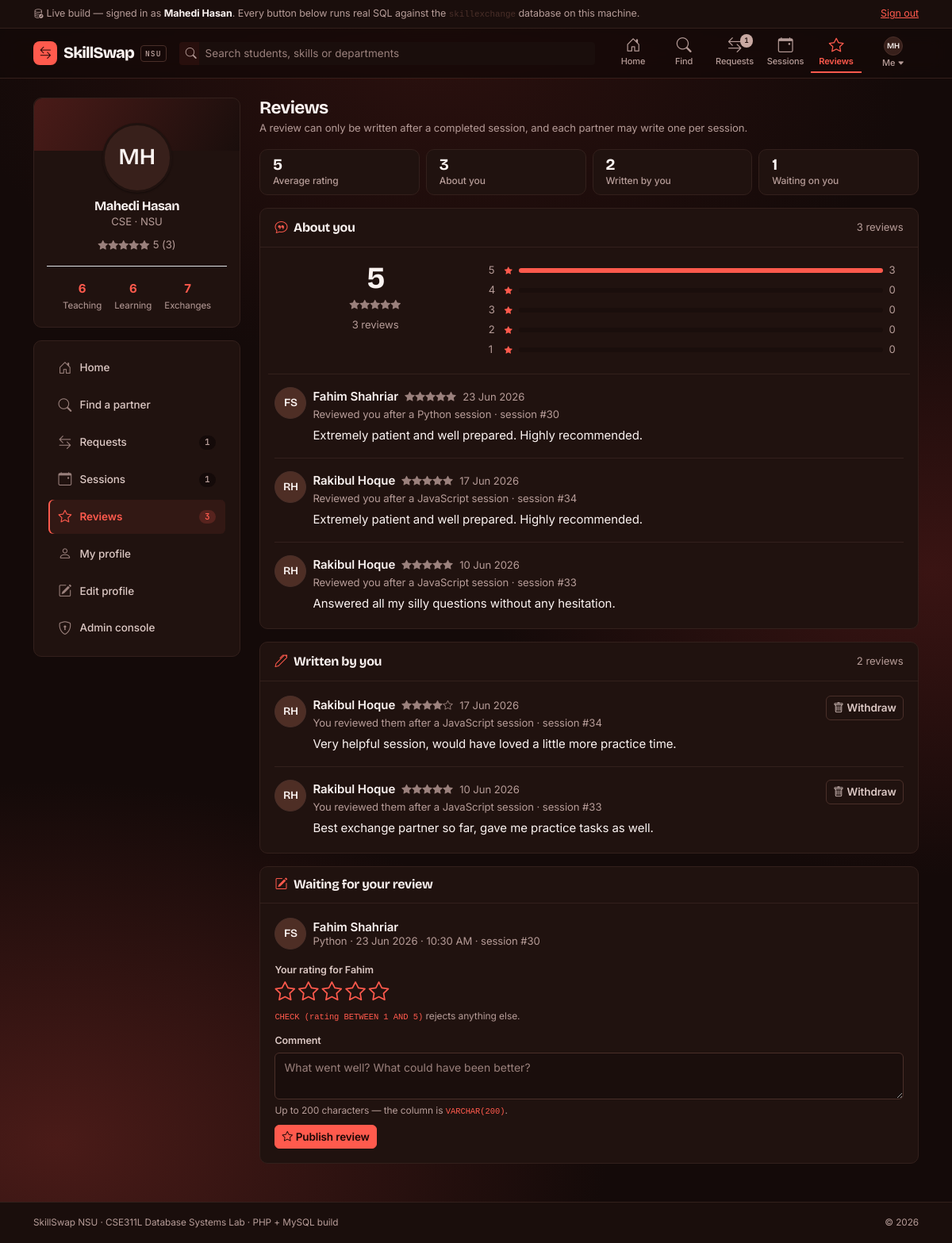
The app's page /reviews.php (signed in) with its own data.
### tables this page shows
CREATE TABLE `users` (
  `user_id`         INT(11)      NOT NULL AUTO_INCREMENT,
  `name`            VARCHAR(100) NOT NULL,
  `email`           VARCHAR(255) NOT NULL,
  `password`        VARCHAR(255) NOT NULL,           
  `department`      VARCHAR(100) NOT NULL,
  `bio`             VARCHAR(255) DEFAULT NULL,
  `profile_picture` VARCHAR(255) DEFAULT 'default.png',
  `created_at`      TIMESTAMP    NOT NULL DEFAULT current_timestamp(),
  PRIMARY KEY (`user_id`),
  UNIQUE KEY `uq_users_email` (`email`),
  KEY `idx_users_department` (`department`),
  KEY `idx_users_name` (`name`)
);

CREATE TABLE `reviews` (
  `review_id`   INT(11) NOT NULL AUTO_INCREMENT,
  `session_id`  INT(11) NOT NULL,
  `reviewer_id` INT(11) NOT NULL,
  `reviewee_id` INT(11) NOT NULL,
  `rating`      INT(11) NOT NULL,
  `comment`     VARCHAR(200) DEFAULT NULL,
  `created_at`  TIMESTAMP NOT NULL DEFAULT current_timestamp(),
  PRIMARY KEY (`review_id`),
  UNIQUE KEY `uq_review_once` (`session_id`,`reviewer_id`),
  KEY `idx_rev_session` (`session_id`),
  KEY `idx_rev_reviewer` (`reviewer_id`),
  KEY `idx_rev_reviewee` (`reviewee_id`),
  CONSTRAINT `chk_rating_range` CHECK (`rating` BETWEEN 1 AND 5),
  CONSTRAINT `chk_rev_not_self` CHECK (`reviewer_id` <> `reviewee_id`),
  CONSTRAINT `fk_rev_session`
    FOREIGN KEY (`session_id`)  REFERENCES `sessions` (`session_id`)
    ON DELETE CASCADE ON UPDATE RESTRICT,
  CONSTRAINT `fk_rev_reviewer`
    FOREIGN KEY (`reviewer_id`) REFERENCES `users` (`user_id`)
    ON DELETE CASCADE ON UPDATE RESTRICT,
  CONSTRAINT `fk_rev_reviewee`
    FOREIGN KEY (`reviewee_id`) REFERENCES `users` (`user_id`)
    ON DELETE CASCADE ON UPDATE RESTRICT
);

CREATE TABLE `skills` (
  `skill_id`    INT(11)      NOT NULL AUTO_INCREMENT,
  `skill_name`  VARCHAR(100) NOT NULL,
  `category`    VARCHAR(50)  NOT NULL,
  `description` VARCHAR(255) DEFAULT NULL,
  PRIMARY KEY (`skill_id`),
  UNIQUE KEY `uq_skills_name` (`skill_name`),
  KEY `idx_skills_category` (`category`)
);

CREATE TABLE `sessions` (
  `session_id`   INT(11) NOT NULL AUTO_INCREMENT,
  `request_id`   INT(11) NOT NULL,
  `session_date` DATE    NOT NULL,
  `session_time` TIME    NOT NULL,
  `duration`     INT(11) NOT NULL DEFAULT 60,        
  `mode`         ENUM('Online','Offline') NOT NULL DEFAULT 'Online',
  `location`     VARCHAR(255) DEFAULT NULL,          
  `meeting_link` VARCHAR(255) DEFAULT NULL,          
  `status`       ENUM('Scheduled','Completed','Cancelled') NOT NULL DEFAULT 'Scheduled',
  `created_at`   TIMESTAMP NOT NULL DEFAULT current_timestamp(),
  PRIMARY KEY (`session_id`),
   
  UNIQUE KEY `uq_session_slot` (`request_id`,`session_date`,`session_time`),
  KEY `idx_sess_request` (`request_id`),
  KEY `idx_sess_status` (`status`),
  KEY `idx_sess_date` (`session_date`),
  CONSTRAINT `chk_sess_duration` CHECK (`duration` BETWEEN 15 AND 480),
  CONSTRAINT `fk_sess_request`
    FOREIGN KEY (`request_id`) REFERENCES `exchangerequests` (`request_id`)
    ON DELETE CASCADE ON UPDATE RESTRICT
);

### reviews.php (the view, shortened to what the rows shown need)
<?php
require_once __DIR__ . '/includes/layout.php';
require_login();
$me = me_id();
$received = reviews_received($me);
$written  = reviews_written($me);
$waiting  = sessions_awaiting_review($me);
page_open('Reviews', 'reviews');
?>
<div class="mb-3">
  <h1 style="font-size:1.4rem;margin-bottom:2px">Reviews</h1>
</div>
<section class="panel">
  <div class="panel-head flex-wrap">
    <h2><i class="bi bi-chat-quote me-2" style="color:var(--brand)"></i>About you</h2>
  </div>
  <div class="panel-body">
    <?php if (!$received): ?>
      <?= empty_state('chat-quote',
            'Nobody has reviewed you yet. Finish a session and your partner can rate you.',
            '<a class="btn btn-sm btn-brand" href="sessions.php">Open sessions</a>') ?>
    <?php else: ?>
      <?php foreach ($received as $i => $r):
        $last = $i === count($received) - 1;
        $rid  = (int) $r['reviewer_id'];
      ?>
        <div class="d-flex gap-2 <?= $last ? '' : 'mb-3 pb-3 border-bottom' ?>"
             style="<?= $last ? '' : 'border-color:var(--line)!important' ?>">
          <?= avatar(['user_id' => $rid, 'name' => $r['reviewer_name']], 40) ?>
          <div class="min-w-0 flex-grow-1">
            <div class="d-flex flex-wrap gap-2 align-items-center">
              <a href="profile.php?id=<?= $rid ?>" class="fw-semibold text-reset"><?= e($r['reviewer_name']) ?></a>
              <?= stars($r['rating']) ?>
              <span class="small text-muted-2"><?= e(fmt_date($r['created_at'])) ?></span>
            </div>
            <div class="small text-muted-2">Reviewed you after a
              <?= e($r['skill_taught']) ?> session &middot; session #<?= (int) $r['session_id'] ?></div>
            <p class="mb-0 mt-1"><?= e($r['comment']) ?></p>
          </div>
        </div>
      <?php endforeach; ?>
    <?php endif; ?>
  </div>
</section>
<section class="panel">
  <div class="panel-head flex-wrap">
    <h2><i class="bi bi-pen me-2" style="color:var(--brand)"></i>Written by you</h2>
  </div>
  <div class="panel-body">
    <?php if (!$written): ?>
      <?= empty_state('chat-quote', 'You have not written a review yet.',
            '<a class="btn btn-sm btn-brand" href="sessions.php">Open sessions</a>') ?>
    <?php else: ?>
      <?php foreach ($written as $i => $r):
        $last = $i === count($written) - 1;
        $uid  = (int) $r['reviewee_id'];
      ?>
        <div class="d-flex gap-2 <?= $last ? '' : 'mb-3 pb-3 border-bottom' ?>"
             style="<?= $last ? '' : 'border-color:var(--line)!important' ?>">
          <?= avatar(['user_id' => $uid, 'name' => $r['reviewee_name']], 40) ?>
          <div class="min-w-0 flex-grow-1">
            <div class="d-flex flex-wrap gap-2 align-items-center">
              <a href="profile.php?id=<?= $uid ?>" class="fw-semibold text-reset"><?= e($r['reviewee_name']) ?></a>
              <?= stars($r['rating']) ?>
              <span class="small text-muted-2"><?= e(fmt_date($r['created_at'])) ?></span>
            </div>
            <div class="small text-muted-2">You reviewed them after a
              <?= e($r['skill_taught']) ?> session &middot; session #<?= (int) $r['session_id'] ?></div>
            <p class="mb-0 mt-1"><?= e($r['comment']) ?></p>
          </div>
          <div class="align-self-start">
            <?= action_button('review.delete', ['review_id' => (int) $r['review_id']],
                  'Withdraw', 'trash', 'btn-quiet',
                  'Withdraw this review? The row is deleted for good.') ?>
          </div>
        </div>
      <?php endforeach; ?>
    <?php endif; ?>
  </div>
</section>
<section class="panel">
  <div class="panel-head">
    <h2><i class="bi bi-pencil-square me-2" style="color:var(--brand)"></i>Waiting for your review</h2>
  </div>
  <div class="panel-body">
    <?php if (!$waiting): ?>
      <?= empty_state('check2-circle',
            'You have reviewed every completed session. Nothing pending.') ?>
    <?php else: ?>
      <?php foreach ($waiting as $i => $w):
        $sid   = (int) $w['session_id'];
        $pid   = (int) $w['partner_id'];
        $last  = $i === count($waiting) - 1;
        $first = explode(' ', trim((string) $w['partner_name']))[0];
      ?>
        <div id="session-<?= $sid ?>" class="<?= $last ? '' : 'mb-4 pb-4 border-bottom' ?>"
             style="<?= $last ? '' : 'border-color:var(--line)!important' ?>">
          <div class="d-flex gap-2 align-items-center min-w-0 mb-3">
            <?= avatar(['user_id' => $pid, 'name' => $w['partner_name']], 40) ?>
            <div class="lh-sm min-w-0">
              <a href="profile.php?id=<?= $pid ?>" class="fw-semibold text-reset"><?= e($w['partner_name']) ?></a>
              <div class="small text-muted-2"><?= e($w['skill_taught']) ?> &middot;
                <?= e(fmt_date($w['session_date'])) ?> &middot;
                <?= e(fmt_time($w['session_time'])) ?> &middot; session #<?= $sid ?></div>
            </div>
          </div>
          <form method="post" action="actions.php">
            <label class="form-label d-block mb-1">Your rating for <?= e($first) ?></label>
            <div class="star-input mb-1" data-star-picker style="color:var(--star)">
              <?php for ($n = 1; $n <= 5; $n++): ?>
                <button type="button" aria-label="<?= $n ?> out of 5"
                        style="background:none;border:0;padding:0;color:inherit;line-height:1">
                  <i class="bi bi-star"></i></button>
              <?php endfor; ?>
            </div>
            <div class="form-text mb-2"><code>CHECK (rating BETWEEN 1 AND 5)</code>
              rejects anything else.</div>
            <label class="form-label" for="c<?= $sid ?>">Comment</label>
            <textarea class="form-control" id="c<?= $sid ?>" name="comment" rows="2" maxlength="200"
                      placeholder="What went well? What could have been better?"></textarea>
            <div class="form-text">Up to 200 characters &mdash; the column is
              <code>VARCHAR(200)</code>.</div>
            <button class="btn btn-sm btn-brand mt-2" type="submit">
              <i class="bi bi-star me-1"></i>Publish review</button>
          </form>
        </div>
      <?php endforeach; ?>
    <?php endif; ?>
  </div>
</section>
<?php page_close(); ?>

### includes/layout.php (shortened to what the rows shown need)
<?php
require_once __DIR__ . '/auth.php';
require_once __DIR__ . '/helpers.php';
require_once __DIR__ . '/queries.php';
function page_head(string $title, bool $wide = false): void
{
    ?><!DOCTYPE html>
<html lang="en">
<head>
<link href="static/vendor/fonts.css" rel="stylesheet">
<link href="static/vendor/bootstrap.min.css" rel="stylesheet">
<link href="static/vendor/icons/bootstrap-icons.min.css" rel="stylesheet">
<link href="static/css/style.css" rel="stylesheet">
</head>
<body>
<?php
}
function live_note(): void
{
    $u = me();
    ?>
<div class="demo-note">
  <div class="container d-flex flex-wrap gap-2 justify-content-between align-items-center">
    <span><i class="bi bi-database-check me-1"></i>Live build &mdash; signed in as
      <strong><?= e($u['name']) ?></strong>. Every button below runs real SQL against
      the <code>skillexchange</code> database on this machine.</span>
  </div>
</div>
<?php
}
function top_bar(string $active): void
{
    $u    = me();
    ?>
<nav class="topbar">
  <div class="container d-flex align-items-center gap-3 py-1">
    <div class="d-flex align-items-center ms-auto">
      <div class="dropdown ms-2">
        <a class="topnav-link" href="#" data-bs-toggle="dropdown" aria-expanded="false">
          <?= avatar($u, 24) ?><span>Me <i class="bi bi-caret-down-fill" style="font-size:.55rem"></i></span>
        </a>
      </div>
    </div>
  </div>
</nav>
<?php
}
function profile_rail(string $active): void
{
    $u     = me();
    $id    = (int) $u['user_id'];
    $r     = rating_of($id);
    $teach = count(skills_of($id, 'Teach'));
    $learn = count(skills_of($id, 'Learn'));
    $counts = request_status_counts($id);
    $exch  = array_sum($counts);
    $upc   = upcoming_count($id);
    ?>
<div class="panel overflow-hidden">
  <div class="profile-card-body">
    <?= avatar($u, 88) ?>
    <h3 class="mt-2 mb-0" style="font-size:1.02rem"><?= e($u['name']) ?></h3>
    <div class="small text-muted-2"><?= e($u['department']) ?> &middot; NSU</div>
    <div class="mt-2 d-flex justify-content-center align-items-center gap-1">
      <?= stars($r['avg']) ?>
      <span class="small text-muted-2"><?= $r['count'] ? e($r['avg']) . ' (' . $r['count'] . ')' : '' ?></span>
    </div>
    <div class="d-flex justify-content-center gap-3 mt-3 pt-3 border-top">
      <div><div class="fw-bold" style="color:var(--brand-700)"><?= $teach ?></div>
           <div class="small text-muted-2" style="font-size:11.5px">Teaching</div></div>
      <div><div class="fw-bold" style="color:var(--brand-700)"><?= $learn ?></div>
           <div class="small text-muted-2" style="font-size:11.5px">Learning</div></div>
      <div><div class="fw-bold" style="color:var(--brand-700)"><?= $exch ?></div>
           <div class="small text-muted-2" style="font-size:11.5px">Exchanges</div></div>
    </div>
  </div>
</div>
<?php
}
    ?>
<?php
function page_foot(bool $withScripts = true): void
{
    ?>
</body>
</html>
<?php
}
function page_open(string $title, string $active, string $railActive = ''): void
{
    page_head($title);
    live_note();
    top_bar($active);
    echo '<main class="container py-4"><div class="row g-4">',
         '<div class="col-lg-3"><div class="rail-sticky">';
    profile_rail($railActive ?: $active);
    echo '</div></div><div class="col-lg-9">';
}
function page_close(): void
{
    echo '</div></div></main>';
    page_foot();
}

### includes/helpers.php (shortened to what the rows shown need)
<?php
function e($v): string
{
    return htmlspecialchars((string) ($v ?? ''), ENT_QUOTES, 'UTF-8');
}
function fmt_date(?string $iso): string
{
    $t = strtotime(substr($iso, 0, 10));
    return $t ? date('j M Y', $t) : '';
}
function fmt_time(?string $t): string
{
    $ts = strtotime('2000-01-01 ' . $t);
    return $ts ? date('g:i A', $ts) : '';
}
function initials(?string $name): string
{
    $parts = preg_split('/\s+/', trim((string) $name)) ?: ['?'];
    $first = mb_substr($parts[0] ?? '?', 0, 1);
    $last  = count($parts) > 1 ? mb_substr(end($parts), 0, 1) : '';
    return mb_strtoupper($first . $last);
}
function avatar(?array $user, int $size = 40): string
{
    $tint = AV_TINTS[((int) $user['user_id']) % count(AV_TINTS)];
    return '<span class="avatar avatar-' . $size . '" style="background:' . $tint . '"'
         . ' title="' . e($user['name']) . '" aria-hidden="true">'
         . e(initials($user['name'])) . '</span>';
}
function stars($rating): string
{
    $rating = (float) $rating;
    $full   = (int) floor($rating);
    $half   = ($rating - $full) >= 0.5;
    $out = '';
    for ($i = 1; $i <= 5; $i++) {
        if ($i <= $full)                    { $out .= '<i class="bi bi-star-fill"></i>'; }
        elseif ($i === $full + 1 && $half)  { $out .= '<i class="bi bi-star-half"></i>'; }
        else                                { $out .= '<i class="bi bi-star"></i>'; }
    }
    return '<span class="stars">' . $out . '</span>';
}
function action_button(string $action, array $fields, string $label,
                       string $icon = '', string $cls = 'btn-quiet',
                       string $confirm = ''): string
{
    $inputs = '';
    foreach ($fields as $k => $v) {
        $inputs .= '<input type="hidden" name="' . e($k) . '" value="' . e($v) . '">';
    }
    $onsub = $confirm
        ? ' onsubmit="return confirm(' . e(json_encode($confirm)) . ')"' : '';
    return '<form method="post" action="actions.php" class="d-inline"' . $onsub . '>'
         . csrf_field()
         . '<input type="hidden" name="action" value="' . e($action) . '">'
         . '<input type="hidden" name="back" value="' . e(current_url()) . '">'
         . $inputs
         . '<button class="btn btn-sm ' . e($cls) . '" type="submit">'
         . ($icon ? '<i class="bi bi-' . e($icon) . ' me-1"></i>' : '')
         . e($label) . '</button></form>';
}
function current_url(): string
{
    $uri = $_SERVER['REQUEST_URI'] ?? 'dashboard.php';
    return basename(parse_url($uri, PHP_URL_PATH) ?: 'dashboard.php')
         . (($qs = parse_url($uri, PHP_URL_QUERY)) ? '?' . $qs : '');
}

### records on screen
users: name "Mahedi Hasan", name "MH MH", department "CSE"
reviews: reviewer.name "FS", reviewer.name "Fahim Shahriar", rating 5 (drawn), created_at "23 Jun 2026", skills.skill_name "Python", session "30", comment "Extremely patient and well prepared. Highly recommended."
reviews: reviewer.name "RH", reviewer.name "Rakibul Hoque", rating 5 (drawn), created_at "17 Jun 2026", skills.skill_name "JavaScript", session "34", comment "Extremely patient and well prepared. Highly recommended."
reviews: reviewer.name "RH", reviewer.name "Rakibul Hoque", rating 5 (drawn), created_at "10 Jun 2026", skills.skill_name "JavaScript", session "33", comment "Answered all my silly questions without any hesitation."
reviews: reviewee.name "RH", reviewee.name "Rakibul Hoque", rating 4 (drawn), created_at "17 Jun 2026", skills.skill_name "JavaScript", session "34", comment "Very helpful session, would have loved a little more practice time."
reviews: reviewee.name "RH", reviewee.name "Rakibul Hoque", rating 5 (drawn), created_at "10 Jun 2026", skills.skill_name "JavaScript", session "33", comment "Best exchange partner so far, gave me practice tasks as well."
sessions: name "FS", partner_name "Fahim Shahriar", skills.skill_name "Python", session_date "23 Jun 2026", session_time "10:30 AM", session_id "30", comment "What went well? What could have been better?"

### other values on screen
$label "Home"
$label "Find"
$label "Requests"
$label "Sessions"
$label "Reviews"
$r['avg'] "5"
$r['count'] "3"
$teach "6"
$learn "6"
$exch "7"
$label "Find a partner"
$count "1"
$count "3"
$label "My profile"
$label "Edit profile"
